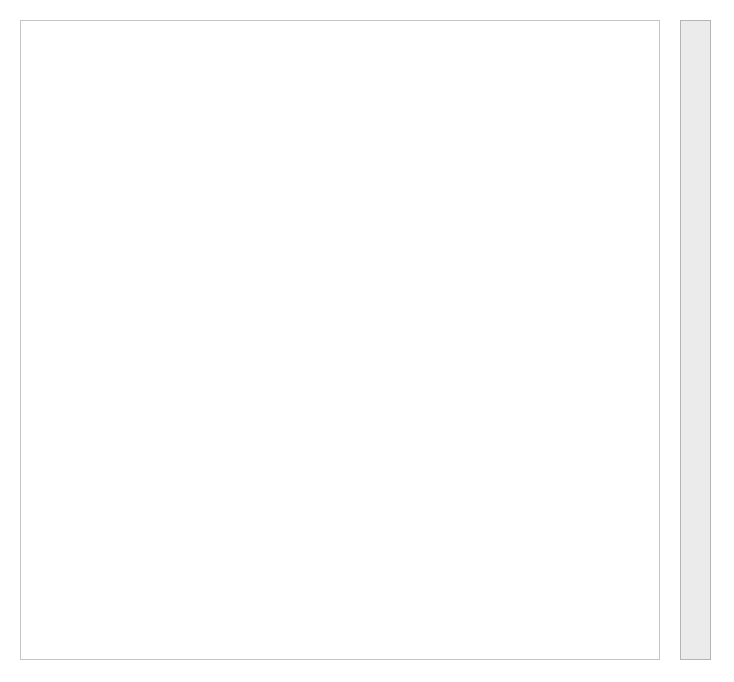
<?xml version="1.0" encoding="UTF-8"?>
<ui version="4.0">
 <class>MainWindow</class>
 <widget class="QMainWindow" name="MainWindow">
  <property name="geometry">
   <rect>
    <x>0</x>
    <y>0</y>
    <width>734</width>
    <height>682</height>
   </rect>
  </property>
  <property name="windowTitle">
   <string>Chess V3</string>
  </property>
  <property name="autoFillBackground">
   <bool>false</bool>
  </property>
  <property name="styleSheet">
   <string notr="true">background-color: rgb(255, 255, 255);</string>
  </property>
  <widget class="QWidget" name="centralwidget">
   <widget class="QGraphicsView" name="graphicsView">
    <property name="geometry">
     <rect>
      <x>20</x>
      <y>20</y>
      <width>640</width>
      <height>640</height>
     </rect>
    </property>
    <property name="minimumSize">
     <size>
      <width>520</width>
      <height>520</height>
     </size>
    </property>
    <property name="sizeIncrement">
     <size>
      <width>1</width>
      <height>1</height>
     </size>
    </property>
    <property name="baseSize">
     <size>
      <width>520</width>
      <height>520</height>
     </size>
    </property>
    <property name="styleSheet">
     <string notr="true">background-color: rgb(255, 255, 255);</string>
    </property>
   </widget>
   <widget class="QPlainTextEdit" name="currentColor">
    <property name="geometry">
     <rect>
      <x>680</x>
      <y>20</y>
      <width>31</width>
      <height>640</height>
     </rect>
    </property>
    <property name="styleSheet">
     <string notr="true">background-color: rgb(235, 235, 235);
color: rgb(0, 0, 0);</string>
    </property>
    <property name="undoRedoEnabled">
     <bool>false</bool>
    </property>
    <property name="readOnly">
     <bool>true</bool>
    </property>
    <property name="plainText">
     <string/>
    </property>
    <property name="centerOnScroll">
     <bool>false</bool>
    </property>
   </widget>
  </widget>
  <widget class="QStatusBar" name="statusbar"/>
 </widget>
 <resources/>
 <connections/>
</ui>
